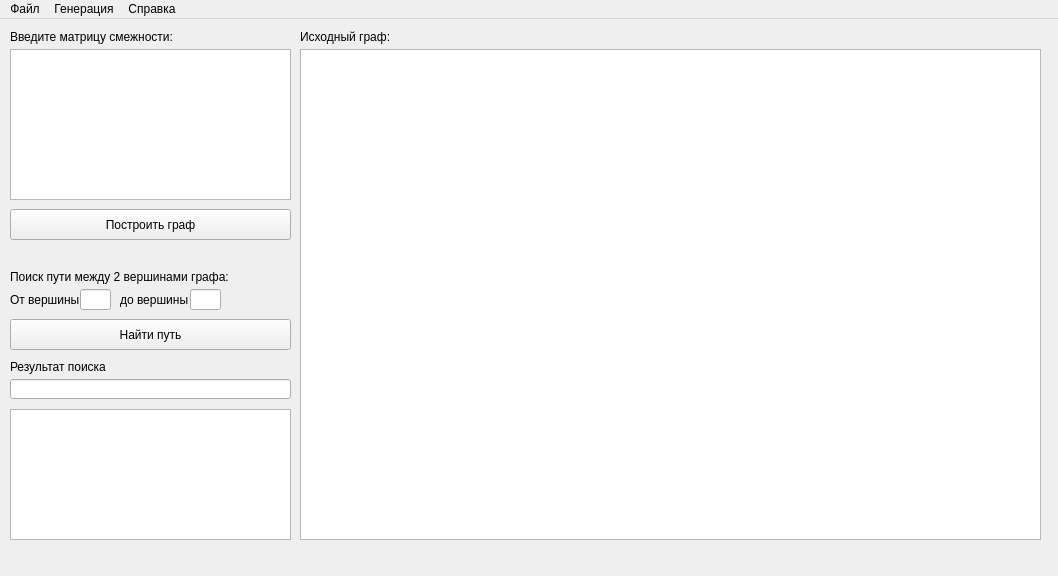
<?xml version="1.0" encoding="UTF-8"?>
<ui version="4.0">
 <class>MainWindow</class>
 <widget class="QMainWindow" name="MainWindow">
  <property name="geometry">
   <rect>
    <x>0</x>
    <y>0</y>
    <width>1058</width>
    <height>576</height>
   </rect>
  </property>
  <property name="windowTitle">
   <string>MainWindow</string>
  </property>
  <widget class="QWidget" name="centralWidget">
   <widget class="QGraphicsView" name="graphicsView">
    <property name="geometry">
     <rect>
      <x>300</x>
      <y>30</y>
      <width>741</width>
      <height>491</height>
     </rect>
    </property>
   </widget>
   <widget class="QLineEdit" name="lineEdit">
    <property name="geometry">
     <rect>
      <x>80</x>
      <y>270</y>
      <width>31</width>
      <height>21</height>
     </rect>
    </property>
   </widget>
   <widget class="QLineEdit" name="lineEdit_2">
    <property name="geometry">
     <rect>
      <x>190</x>
      <y>270</y>
      <width>31</width>
      <height>21</height>
     </rect>
    </property>
   </widget>
   <widget class="QPlainTextEdit" name="plainTextEdit">
    <property name="geometry">
     <rect>
      <x>10</x>
      <y>30</y>
      <width>281</width>
      <height>151</height>
     </rect>
    </property>
   </widget>
   <widget class="QPlainTextEdit" name="plainTextEdit_2">
    <property name="geometry">
     <rect>
      <x>10</x>
      <y>390</y>
      <width>281</width>
      <height>131</height>
     </rect>
    </property>
   </widget>
   <widget class="QLineEdit" name="lineEdit_3">
    <property name="geometry">
     <rect>
      <x>10</x>
      <y>360</y>
      <width>281</width>
      <height>20</height>
     </rect>
    </property>
   </widget>
   <widget class="QPushButton" name="pushButton">
    <property name="geometry">
     <rect>
      <x>10</x>
      <y>190</y>
      <width>281</width>
      <height>31</height>
     </rect>
    </property>
    <property name="text">
     <string>Построить граф</string>
    </property>
   </widget>
   <widget class="QPushButton" name="pushButton_2">
    <property name="geometry">
     <rect>
      <x>10</x>
      <y>300</y>
      <width>281</width>
      <height>31</height>
     </rect>
    </property>
    <property name="text">
     <string>Найти путь</string>
    </property>
   </widget>
   <widget class="QLabel" name="label">
    <property name="geometry">
     <rect>
      <x>10</x>
      <y>10</y>
      <width>201</width>
      <height>16</height>
     </rect>
    </property>
    <property name="text">
     <string>Введите матрицу смежности:</string>
    </property>
   </widget>
   <widget class="QLabel" name="label_2">
    <property name="geometry">
     <rect>
      <x>300</x>
      <y>10</y>
      <width>181</width>
      <height>16</height>
     </rect>
    </property>
    <property name="text">
     <string>Исходный граф:</string>
    </property>
   </widget>
   <widget class="QLabel" name="label_3">
    <property name="geometry">
     <rect>
      <x>10</x>
      <y>250</y>
      <width>221</width>
      <height>16</height>
     </rect>
    </property>
    <property name="text">
     <string>Поиск пути между 2 вершинами графа:</string>
    </property>
   </widget>
   <widget class="QLabel" name="label_4">
    <property name="geometry">
     <rect>
      <x>10</x>
      <y>270</y>
      <width>71</width>
      <height>21</height>
     </rect>
    </property>
    <property name="text">
     <string>От вершины</string>
    </property>
   </widget>
   <widget class="QLabel" name="label_5">
    <property name="geometry">
     <rect>
      <x>120</x>
      <y>270</y>
      <width>71</width>
      <height>21</height>
     </rect>
    </property>
    <property name="text">
     <string>до вершины</string>
    </property>
   </widget>
   <widget class="QLabel" name="label_6">
    <property name="geometry">
     <rect>
      <x>10</x>
      <y>340</y>
      <width>131</width>
      <height>16</height>
     </rect>
    </property>
    <property name="text">
     <string>Результат поиска</string>
    </property>
   </widget>
  </widget>
  <widget class="QMenuBar" name="menuBar">
   <property name="geometry">
    <rect>
     <x>0</x>
     <y>0</y>
     <width>1058</width>
     <height>21</height>
    </rect>
   </property>
   <widget class="QMenu" name="menu">
    <property name="title">
     <string>Файл</string>
    </property>
    <addaction name="action"/>
   </widget>
   <widget class="QMenu" name="menu_2">
    <property name="title">
     <string>Генерация</string>
    </property>
    <addaction name="action_2"/>
   </widget>
   <widget class="QMenu" name="menu_3">
    <property name="title">
     <string>Справка</string>
    </property>
    <addaction name="action_4"/>
    <addaction name="action_5"/>
   </widget>
   <addaction name="menu"/>
   <addaction name="menu_2"/>
   <addaction name="menu_3"/>
  </widget>
  <action name="action">
   <property name="text">
    <string>Считать из файла</string>
   </property>
  </action>
  <action name="action_2">
   <property name="text">
    <string>Генерация матрицы</string>
   </property>
  </action>
  <action name="action_4">
   <property name="text">
    <string>О программе</string>
   </property>
  </action>
  <action name="action_5">
   <property name="text">
    <string>Об авторе</string>
   </property>
  </action>
 </widget>
 <layoutdefault spacing="6" margin="11"/>
 <resources/>
 <connections/>
</ui>
